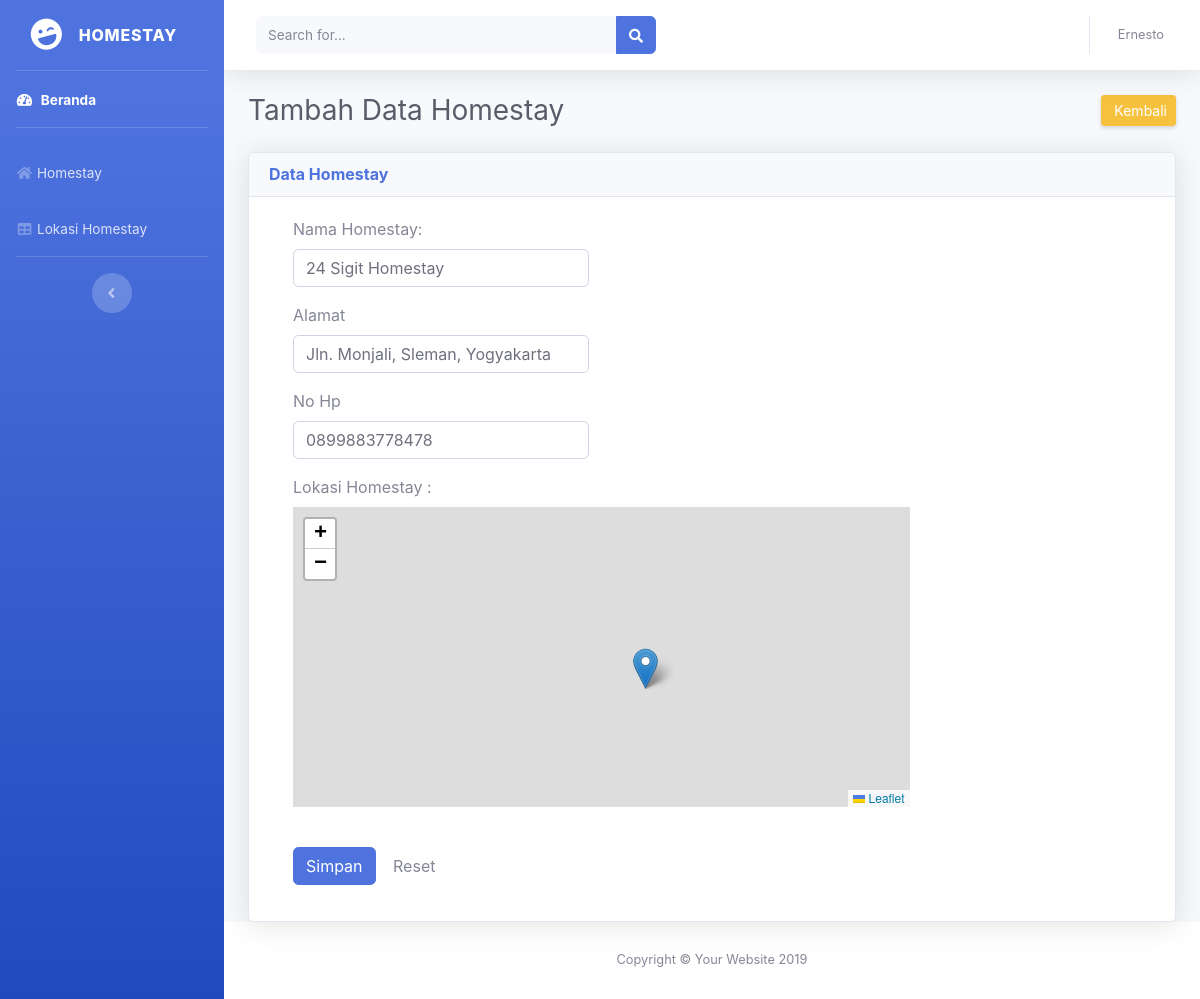
The page /admin/index.php?halaman=homestay&aksi=edit_homestay&id=5 on the database its author committed.
### tables this page shows
CREATE TABLE `tb_homestay` (
  `id_homestay` int(11) NOT NULL,
  `nama` varchar(100) NOT NULL,
  `alamat` text NOT NULL,
  `no_hp` varchar(13) NOT NULL,
  `lat` varchar(55) NOT NULL,
  `lng` varchar(55) NOT NULL
);

### admin/page/hal_ubah_homestay.php (the view, shortened to what this page needs)
<?php
include "../koneksi/koneksi.php";
$id = @$_GET['id'];
$sql = mysqli_query ($koneksi, "select * from tb_homestay where id_homestay='$id'");
$result = $sql->fetch_assoc();
    ?>
<div class="container-fluid">
          <div class="d-sm-flex align-items-center justify-content-between mb-4">
            <h1 class="h3 mb-0 text-gray-800">Tambah Data Homestay</h1>
            <a href="?halaman=homestay" class="d-none d-sm-inline-block btn btn-sm btn-warning shadow-sm"><i class="fas fa-back fa-sm text-white-50"></i> Kembali</a>
          </div>
          <div class="row">
            <div class="col-xl-12 col-lg-7">
              <div class="card shadow mb-12">
                <div class="card-header py-12">
                  <h6 class="m-0 font-weight-bold text-primary">Data Homestay</h6>
                </div>
                <div class="card-body">
                <div class="col-md-9">
    <form class="form-horizontal" id="form" action="" method="post" enctype="multipart/form-data">
          <div class="form-group has-feedback">
            <div class="col-md-12">
                <label>Nama Homestay:</label>
            </div>
            <div class="col-sm-6">
              <input type="text" class="form-control" name="nama" value="<?php echo $result['nama'];?>" required>
            </div>
          </div>
          <div class="form-group has-feedback">
            <div class="col-md-12">
                <label> Alamat </label>
            </div>
            <div class="col-sm-6">
              <input type="text" class="form-control" name="alamat" value="<?php echo $result['alamat'];?>"  required>
            </div>
          </div>
          <div class="form-group has-feedback">
            <div class="col-md-12">
                <label>No Hp</label>
            </div>
            <div class="col-sm-6">
              <input type="text" class="form-control" name="no_hp" value="<?php echo $result['no_hp'];?>" maxlength="13"  required>
            </div>
          </div>
          <div class="form-group has-feedback">
            <div class="col-md-12">
                <label> Lokasi Homestay :</label>
            </div>
            <div class="col-sm-12">
              <div id="mapid" style="height: 300px"></div>
              <br>
            </div>
          </div>
          <div class="form-group">
            <div class="col-sm-offset-4 col-sm-6">
              <input type="submit"  class="btn btn-primary"  name="kirim" value="Simpan">
              <input type="reset"   class="btn btn-default"  nama="reset" value="Reset">
            </div>
          </div>
    </form>
</div>
                </div>
              </div>
            </div>
          </div>
        </div>

### rows shown on the page
tb_homestay: nama "24 Sigit Homestay", alamat "Jln. Monjali, Sleman, Yogyakarta", no_hp "0899883778478"
